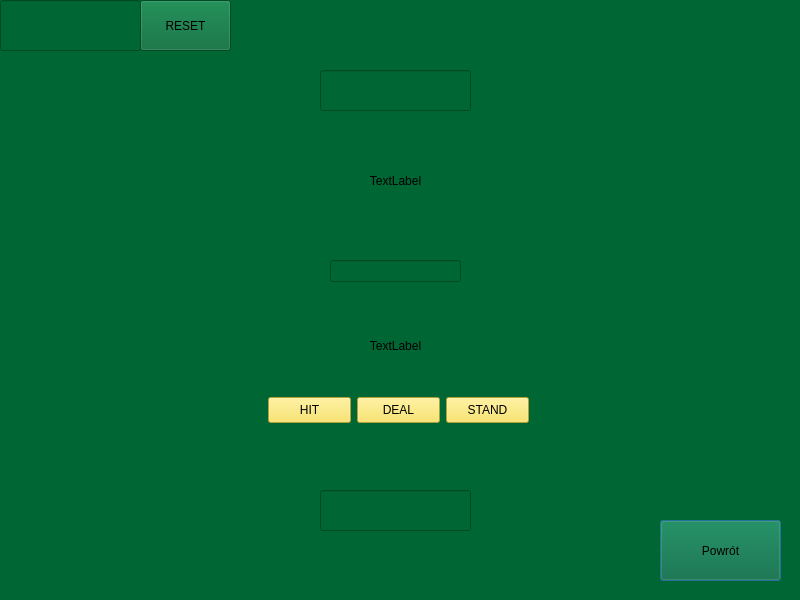
<?xml version="1.0" encoding="UTF-8"?>
<ui version="4.0">
 <class>blackokno</class>
 <widget class="QDialog" name="blackokno">
  <property name="geometry">
   <rect>
    <x>0</x>
    <y>0</y>
    <width>800</width>
    <height>600</height>
   </rect>
  </property>
  <property name="minimumSize">
   <size>
    <width>800</width>
    <height>600</height>
   </size>
  </property>
  <property name="maximumSize">
   <size>
    <width>800</width>
    <height>600</height>
   </size>
  </property>
  <property name="windowTitle">
   <string>Dialog</string>
  </property>
  <property name="styleSheet">
   <string notr="true">background-color:#006633</string>
  </property>
  <widget class="QPushButton" name="back">
   <property name="geometry">
    <rect>
     <x>660</x>
     <y>520</y>
     <width>121</width>
     <height>61</height>
    </rect>
   </property>
   <property name="text">
    <string>Powrót</string>
   </property>
  </widget>
  <widget class="QLineEdit" name="stankonta">
   <property name="geometry">
    <rect>
     <x>0</x>
     <y>0</y>
     <width>141</width>
     <height>51</height>
    </rect>
   </property>
  </widget>
  <widget class="QWidget" name="horizontalLayoutWidget">
   <property name="geometry">
    <rect>
     <x>268</x>
     <y>370</y>
     <width>261</width>
     <height>80</height>
    </rect>
   </property>
   <layout class="QHBoxLayout" name="horizontalLayout">
    <item>
     <widget class="QPushButton" name="hitButton">
      <property name="styleSheet">
       <string notr="true">QPushButton{
     background-color: #F9E04B;
 padding: 5px;
}    
QPushButton:pressed{
     background-color:#F9E04B;
 padding: 5px;
}   </string>
      </property>
      <property name="text">
       <string>HIT</string>
      </property>
     </widget>
    </item>
    <item>
     <widget class="QPushButton" name="dealButton">
      <property name="styleSheet">
       <string notr="true">QPushButton{
     background-color: #F9E04B;
 padding: 5px;
}    
QPushButton:pressed{
     background-color:#F9E04B;
 padding: 5px;
}   </string>
      </property>
      <property name="text">
       <string>DEAL</string>
      </property>
     </widget>
    </item>
    <item>
     <widget class="QPushButton" name="standButton">
      <property name="styleSheet">
       <string notr="true">QPushButton{
     background-color: #F9E04B;
 padding: 5px;
}    
QPushButton:pressed{
     background-color:#F9E04B;
 padding: 5px;
}   </string>
      </property>
      <property name="text">
       <string>STAND</string>
      </property>
     </widget>
    </item>
   </layout>
  </widget>
  <widget class="QLineEdit" name="dealerHandEdit">
   <property name="geometry">
    <rect>
     <x>320</x>
     <y>70</y>
     <width>151</width>
     <height>41</height>
    </rect>
   </property>
  </widget>
  <widget class="QLineEdit" name="playerHandEdit">
   <property name="geometry">
    <rect>
     <x>320</x>
     <y>490</y>
     <width>151</width>
     <height>41</height>
    </rect>
   </property>
  </widget>
  <widget class="QLabel" name="dealerScoreLabel">
   <property name="geometry">
    <rect>
     <x>180</x>
     <y>140</y>
     <width>431</width>
     <height>81</height>
    </rect>
   </property>
   <property name="text">
    <string>TextLabel</string>
   </property>
   <property name="alignment">
    <set>Qt::AlignmentFlag::AlignCenter</set>
   </property>
  </widget>
  <widget class="QLabel" name="playerScoreLabel">
   <property name="geometry">
    <rect>
     <x>170</x>
     <y>320</y>
     <width>451</width>
     <height>51</height>
    </rect>
   </property>
   <property name="text">
    <string>TextLabel</string>
   </property>
   <property name="alignment">
    <set>Qt::AlignmentFlag::AlignCenter</set>
   </property>
  </widget>
  <widget class="QLineEdit" name="betLineEdit">
   <property name="geometry">
    <rect>
     <x>330</x>
     <y>260</y>
     <width>131</width>
     <height>22</height>
    </rect>
   </property>
   <property name="text">
    <string/>
   </property>
   <property name="alignment">
    <set>Qt::AlignmentFlag::AlignCenter</set>
   </property>
  </widget>
  <widget class="QPushButton" name="reset">
   <property name="geometry">
    <rect>
     <x>140</x>
     <y>0</y>
     <width>91</width>
     <height>51</height>
    </rect>
   </property>
   <property name="text">
    <string>RESET</string>
   </property>
  </widget>
 </widget>
 <resources/>
 <connections/>
</ui>
